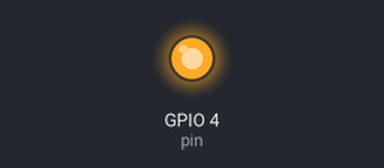
The program below on a simulated Raspberry Pi (BCM pin numbers). Parts: output pins drawn as LEDs (lit = HIGH). At 5.0 s the program stops and its outputs stay as they are.

Above: at 0.1 s.
At 5.1 s:
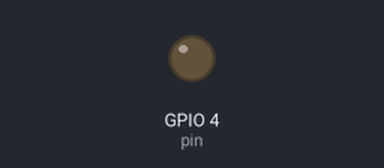
Timing chart, 0 to 6.5 s (numbered marks = the images above):
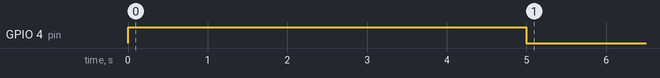

Measured:
- by itself, GPIO 4 (pin): LOW → HIGH at 0.00 s, → LOW 5.0 s later

The program:

sample_01_led.py
```python
#!/usr/bin/env python
# -*- coding: utf-8 -*-
import time
import wiringpi

pin = 4
WAIT_TIME = 5

wiringpi.wiringPiSetupGpio()  # wiringpiの初期化
wiringpi.pinMode(pin, wiringpi.OUTPUT)  # pinを出力モードに
wiringpi.digitalWrite(pin, wiringpi.HIGH)  # LED点灯
time.sleep(WAIT_TIME)  # プログラム休止
wiringpi.digitalWrite(pin, wiringpi.LOW)  # LED消灯
```
